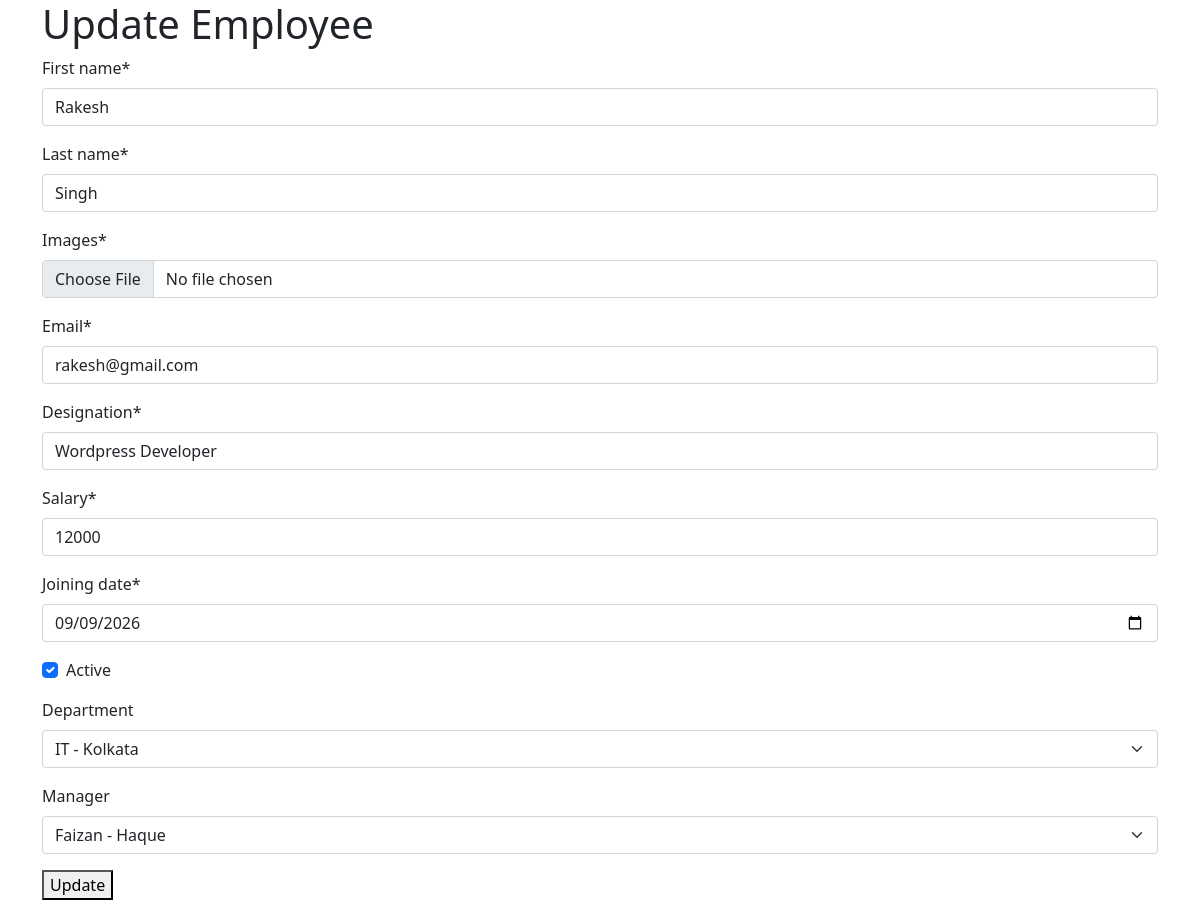
The app's page /employee/edit/2/ (signed in), older data.
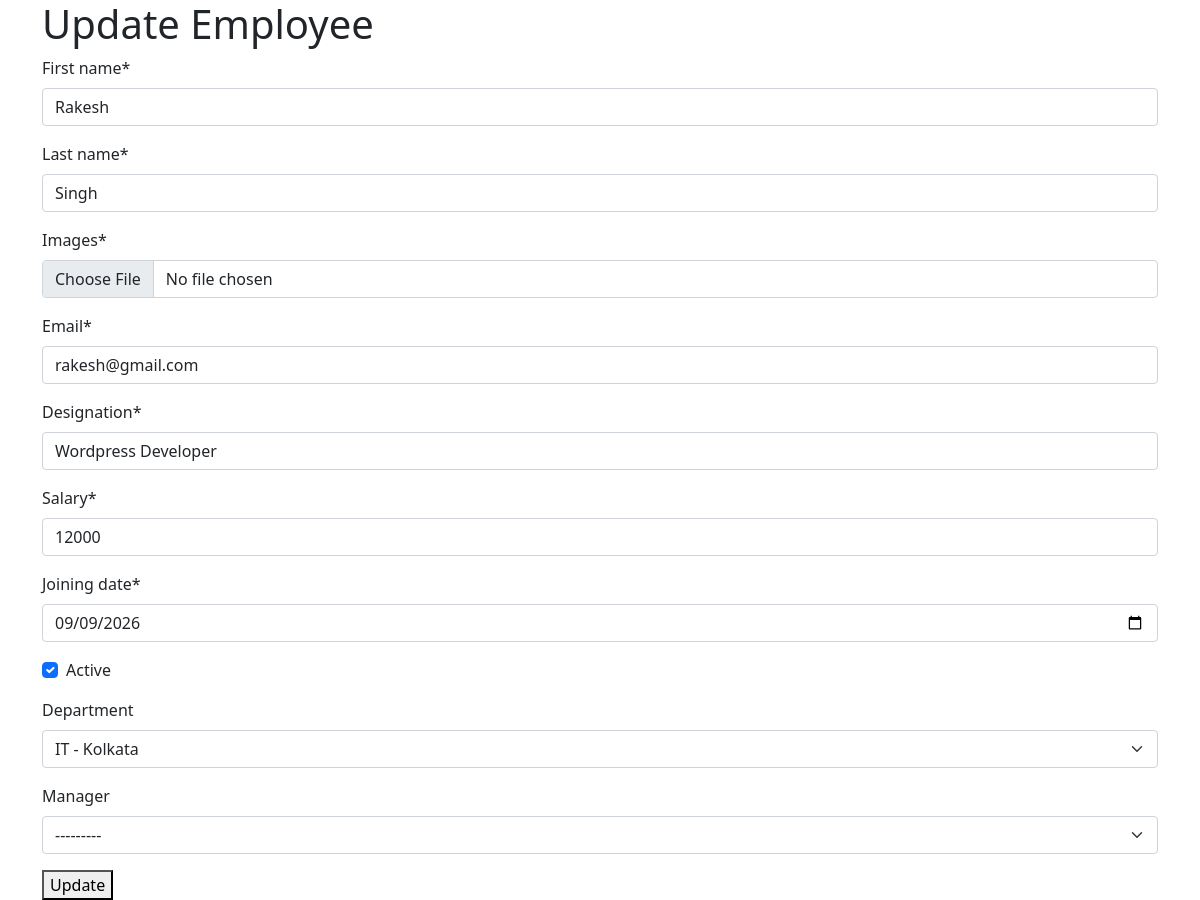
The same page, newer data.
### employees/models.py (models this page shows, shortened)
class Employee(models.Model):
    first_name = models.CharField(max_length=50)
    last_name = models.CharField(max_length=50)
    images = models.ImageField(upload_to='employee_images/', default='media/default.png')
    email = models.EmailField(unique=True)
    designation = models.CharField(max_length=50)
    salary = models.IntegerField()
    joining_date = models.DateField()
    active = models.BooleanField(default=True)
    department = models.ForeignKey(Department, on_delete=models.SET_NULL, blank=True, null=True)
    manager = models.ForeignKey("self", on_delete=models.SET_NULL, blank=True, null=True)
    def __str__(self):
        return f"{self.first_name} - {self.last_name}"

### employees/views.py (the view)
# urls.py: path('edit/<int:id>/', views.edit_employee, name='edit_employee'),
@login_required
def edit_employee(request, id):
    employee = get_object_or_404(Employee, id=id)
    if request.method == "POST":
        form = EmployeeForm(request.POST, request.FILES, instance=employee)
        if form.is_valid():
            form.save()
            messages.success(request, 'Employee Updated successfully!')
            return redirect('home')
    form = EmployeeForm(instance=employee)
    context = {
        'form' : form
    }
    return render(request, 'edit_employee.html', context)

### employees/forms.py
class EmployeeForm(forms.ModelForm):
    class Meta:
        model = Employee
        fields = '__all__'
        widgets = {
           'joining_date': forms.DateInput(attrs={'type': 'date'}),
        }

### employees/models.py (called while the page is built)
    def __str__(self):
        return f"{self.name} - {self.location}"

### templates/edit_employee.html (shortened to what this page needs)
{% load crispy_forms_tags %}
<!doctype html>
<html lang="en">
  <head>
    <link href="https://cdn.jsdelivr.net/npm/bootstrap@5.0.2/dist/css/bootstrap.min.css" rel="stylesheet">
  </head>
  <body>
    <form action="{% url 'edit_employee' form.instance.id%}" method="post" enctype="multipart/form-data">
       <div class="container">
        <h1>Update Employee</h1>
        {{ form | crispy}}
        <button type="submit">Update</button>
       </div>
    </form>
  </body>
</html>

Row changes from the older to the newer data that the page shows:
changed Employee "rakesh@gmail.com": manager "Faizan - Haque" → "---------"
